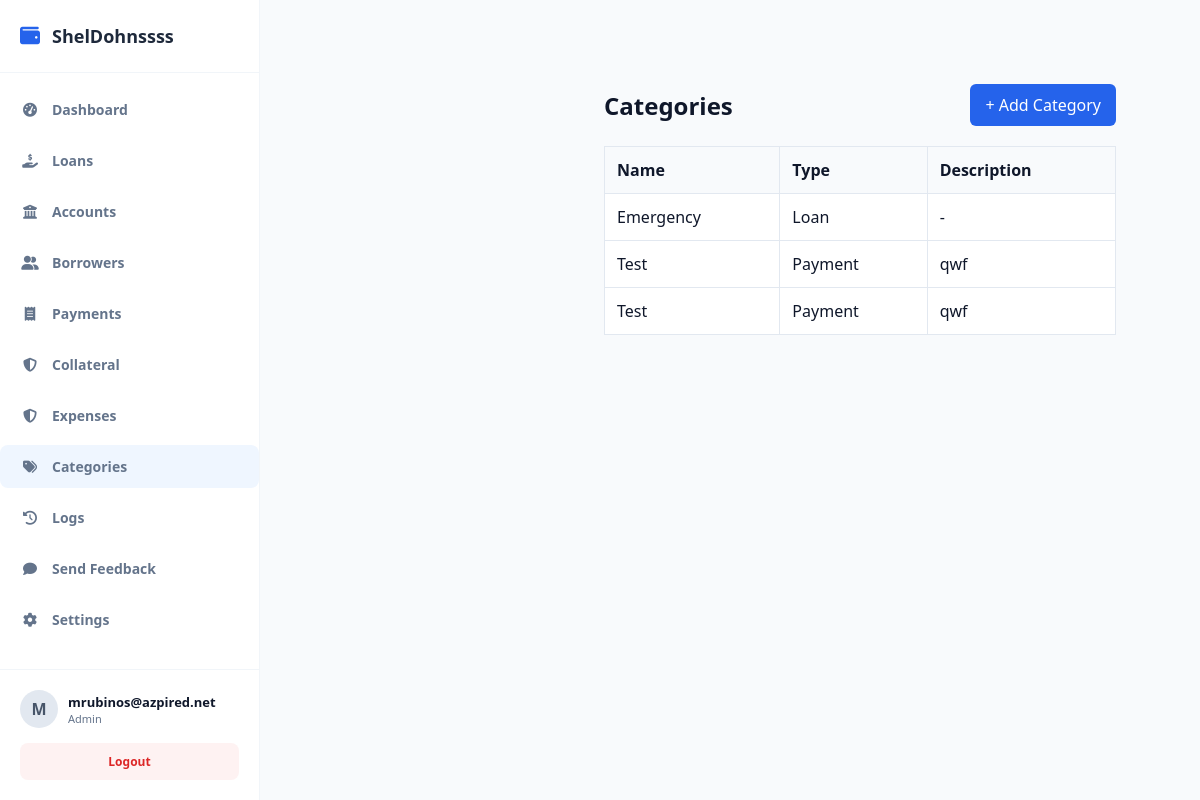
The app's page /public/index.php?url=category/index (signed in), older data.
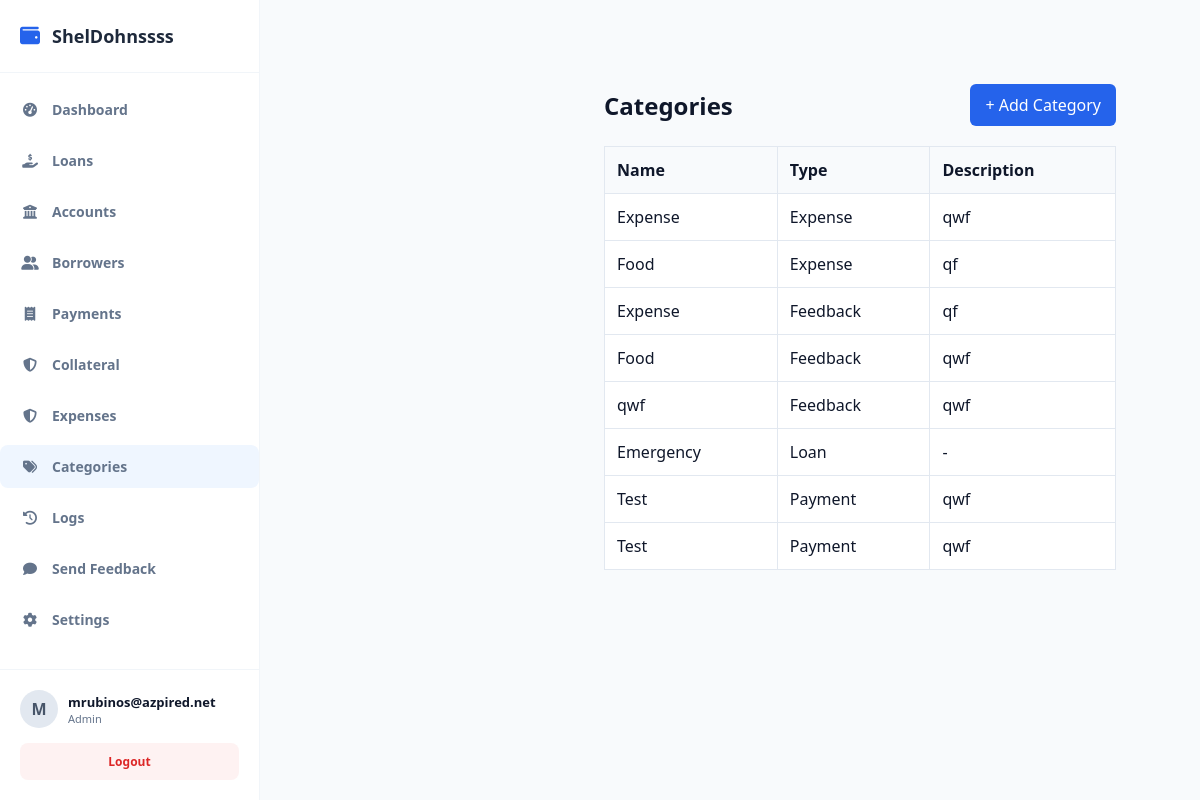
The same page, newer data.
### tables this page shows
CREATE TABLE `categories` (
  `id` int(11) NOT NULL,
  `company_id` int(11) NOT NULL,
  `type` varchar(50) NOT NULL,
  `name` varchar(100) NOT NULL,
  `description` text DEFAULT NULL,
  `created_at` timestamp NOT NULL DEFAULT current_timestamp()
);

### app/controllers/CategoryController.php (called while the page is built, shortened)
<?php
require_once __DIR__ . '/../models/Category.php';
class CategoryController {
    public function index() {
        $categoryModel = new Category();
        $categories = $categoryModel->getAllByCompany($_SESSION['user']['company_id']);
        require_once dirname(__DIR__) . '/views/admin/category/index.php';
    }
}

### public/index.php (called while the page is built, shortened)
<?php
require_once __DIR__ . "/../app/core/Database.php";
require_once __DIR__ . "/../app/core/Model.php";
$init = new App();

### app/core/Database.php (called while the page is built)
<?php
class Database {
    private static $host = "localhost";
    private static $port = "3306";
    private static $db   = "loan_saas_db";
    private static $user = "root";
    private static $pass = "";
    public static function getConnection() {
        try {
            $conn = new PDO(
                "mysql:host=" . self::$host . ";port=" . self::$port . ";dbname=" . self::$db,
                self::$user,
                self::$pass
            );
            $conn->setAttribute(PDO::ATTR_ERRMODE, PDO::ERRMODE_EXCEPTION);
            $conn->setAttribute(PDO::ATTR_DEFAULT_FETCH_MODE, PDO::FETCH_ASSOC);
            return $conn;
        } catch (Exception $e) {
            die("Database connection failed: " . $e->getMessage());
        }
    }
}

### app/models/Category.php (called while the page is built, shortened)
<?php
class Category {
    protected $db;
    public function __construct() {
        $loan = new Loan();
        $this->db = $loan->getDb();
    }
    public function getAllByCompany($company_id) {
        $sql = "SELECT * FROM categories WHERE company_id = ? ORDER BY type, name";
        $stmt = $this->db->prepare($sql);
        $stmt->execute([$company_id]);
        return $stmt->fetchAll(PDO::FETCH_ASSOC);
    }
}

### app/core/Model.php (called while the page is built, shortened)
<?php
require_once __DIR__ . "/Database.php";
class Model {
    protected $conn;
    public function __construct() {
        $this->conn = Database::getConnection();
    }
public function getDb() {
    return $this->conn;
}
}

### app/views/admin/category/index.php (the view, shortened to what the changed rows need)
<?php require_once dirname(__DIR__, 2) . '/layouts/header.php'; ?>
<div class="main-content" style="padding: 20px;">
    <div style="display: flex; justify-content: space-between; align-items: center;">
        <h2>Categories</h2>
    </div>
    <table style="width: 100%; border-collapse: collapse; margin-top: 20px; background: #fff;">
        <thead>
            <tr style="background: #f8fafc; text-align: left;">
                <th style="padding: 12px; border: 1px solid #e2e8f0;">Name</th>
                <th style="padding: 12px; border: 1px solid #e2e8f0;">Type</th>
                <th style="padding: 12px; border: 1px solid #e2e8f0;">Description</th>
            </tr>
        </thead>
        <tbody>
            <?php foreach ($categories as $cat): ?>
            <tr>
                <td style="padding: 12px; border: 1px solid #e2e8f0;"><?= htmlspecialchars($cat['name']) ?></td>
                <td style="padding: 12px; border: 1px solid #e2e8f0; text-transform: capitalize;"><?= htmlspecialchars($cat['type']) ?></td>
                <td style="padding: 12px; border: 1px solid #e2e8f0;"><?= htmlspecialchars($cat['description']) ?></td>
            </tr>
            <?php endforeach; ?>
        </tbody>
    </table>
</div>
<?php require_once dirname(__DIR__, 2) . '/layouts/footer.php'; ?>

### app/views/layouts/header.php (shortened to what the changed rows need)
<?php
$current_url = $_GET['url'] ?? '';
$userRole = $_SESSION['user']['role'] ?? '';
?>
<!DOCTYPE html>
<html lang="en">
<head>
    <link rel="stylesheet" href="https://cdnjs.cloudflare.com/ajax/libs/font-awesome/6.4.0/css/all.min.css">
    <link rel="stylesheet" href="/loansaas/public/css/style.css">
</head>
<body>
    <aside class="sidebar" style="display: flex; flex-direction: column; height: 100vh; width: 260px; background: #ffffff; border-right: 1px solid #f1f5f9;">
      <ul class="sidebar-menu" style="list-style: none; padding: 15px 0; margin: 0; flex-grow: 1;">
    <?php
    $menuItems = [];
if ($userRole === 'admin' || $userRole === 'staff') {
        $menuItems[] = ['url' => 'dashboard/index', 'icon' => 'fa-tachometer-alt', 'label' => 'Dashboard'];
        $menuItems[] = ['url' => 'loan/index', 'icon' => 'fa-hand-holding-dollar', 'label' => 'Loans'];
        $menuItems[] = ['url' => 'account/index', 'icon' => 'fa-bank', 'label' => 'Accounts'];
        $menuItems[] = ['url' => 'borrower/index', 'icon' => 'fa-user-group', 'label' => 'Borrowers'];
        $menuItems[] = ['url' => 'payment/index', 'icon' => 'fa-receipt', 'label' => 'Payments'];
        $menuItems[] = ['url' => 'collateral/index', 'icon' => 'fa-shield-halved', 'label' => 'Collateral'];
        $menuItems[] = ['url' => 'expense/index', 'icon' => 'fa-shield-halved', 'label' => 'Expenses'];
        $menuItems[] = ['url' => 'category/index', 'icon' => 'fa-tags', 'label' => 'Categories'];
        $menuItems[] = ['url' => 'activitylogs/index', 'icon' => 'fa-clock-rotate-left', 'label' => 'Logs'];
        $menuItems[] = ['url' => 'feedback/create', 'icon' => 'fa-comment', 'label' => 'Send Feedback'];
        $menuItems[] = ['url' => 'admin/settings', 'icon' => 'fa-cog', 'label' => 'Settings'];
    }
    foreach ($menuItems as $item) {
        $active = (strpos($current_url, explode('/', $item['url'])[0]) === 0) ? 'active' : '';
        echo "<li class='menu-item $active'>
                <a href='/loansaas/public/index.php?url={$item['url']}' style='display: flex; align-items: center; gap: 12px; padding: 12px 20px; color: #64748b; text-decoration: none; transition: 0.2s;'>
                    <i class='fas {$item['icon']}' style='width: 20px; text-align: center;'></i> <span>{$item['label']}</span>
                </a>
              </li>";
    }
    ?>
</ul>
    </aside>
    <main class="main-content">

Row changes from the older to the newer data that the page shows:
added categories: name "Expense", type "Expense", description "qwf"
added categories: name "Food", type "Expense", description "qf"
added categories: name "Expense", type "Feedback", description "qf"
added categories: name "Food", type "Feedback", description "qwf"
added categories: name "qwf", type "Feedback", description "qwf"
